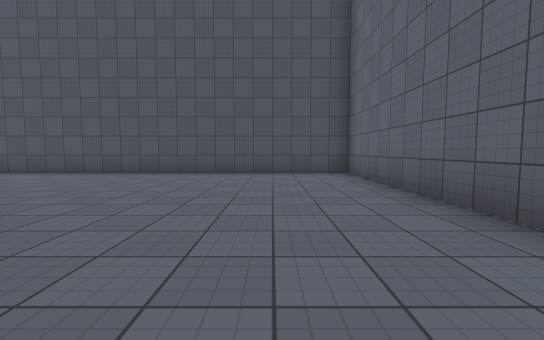
[1] (above)

24 first-person views from a walk through a Unity game level. The camera is 1.2 m above the floor, tilts 4° down and sees 90° across. The floor is counted in squares, 2 m on a side. Each view is taken from the middle of a square. On the plan, view 1 faces up. The plan holds only what a view shows up to about 9 squares ahead; the rest is blank. The place goes on beyond the plan. Surface patterns are stand-ins for the level's own textures.

[2]
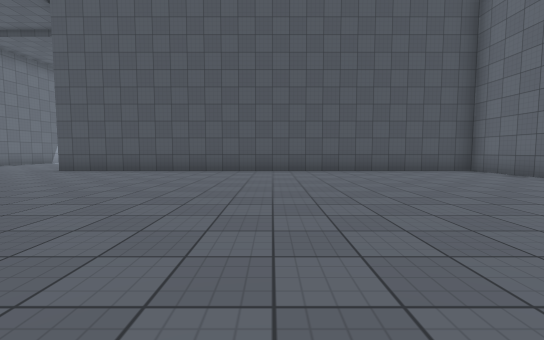

[3]
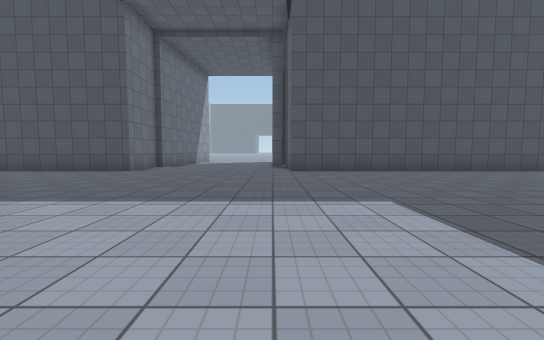

[4]
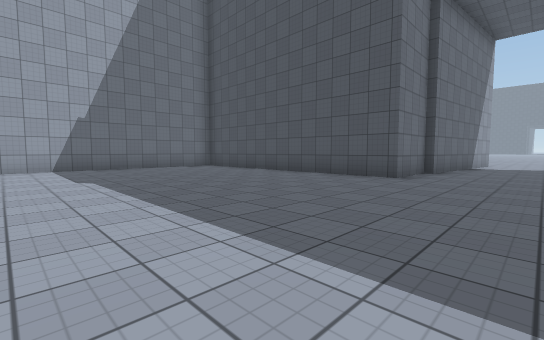

[5]
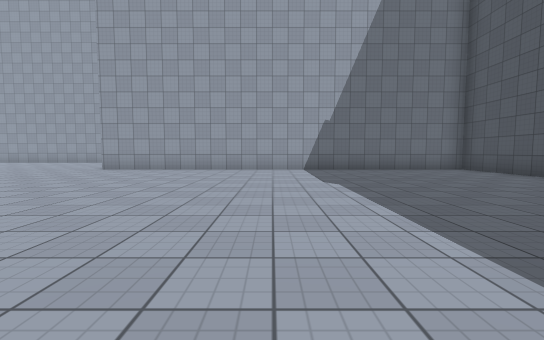

[6]
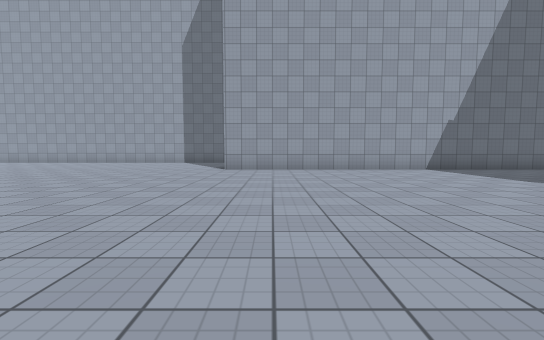

[7]
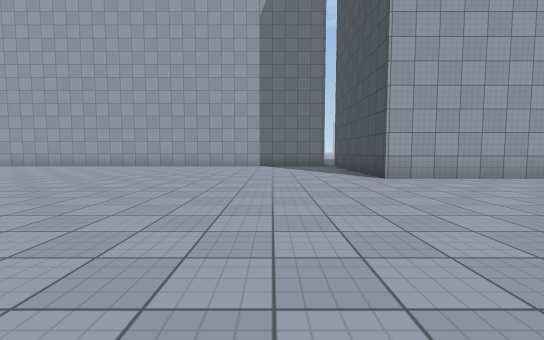

[8]
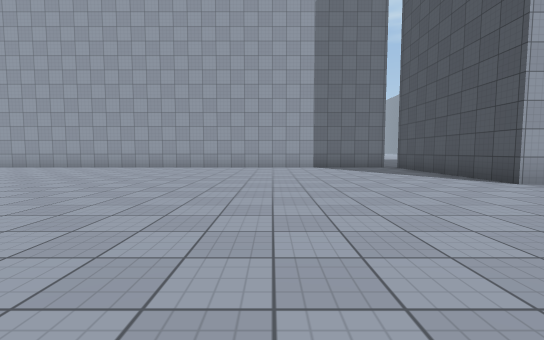

[9]
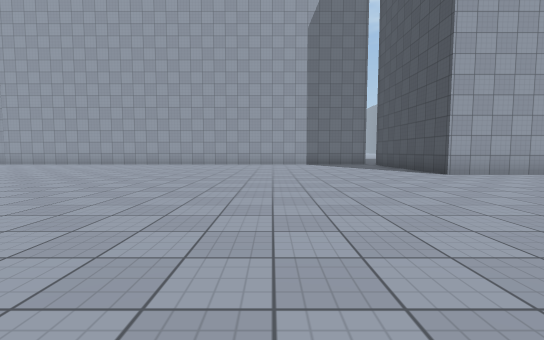

[10]
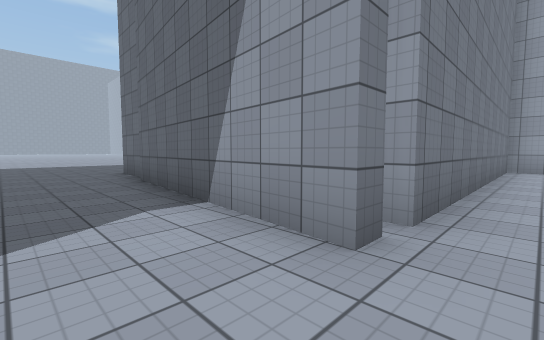

[11]
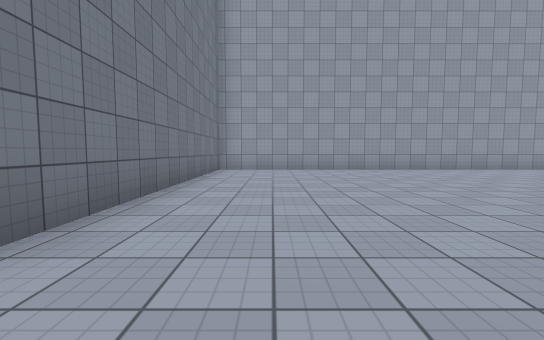

[12]
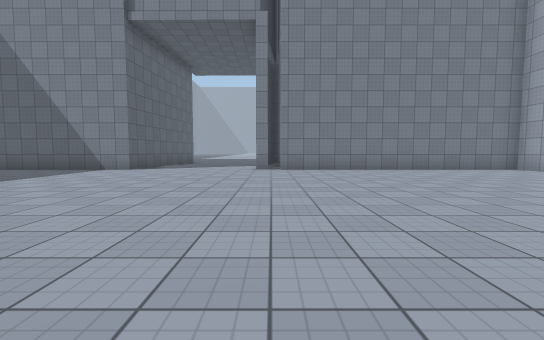

[13]
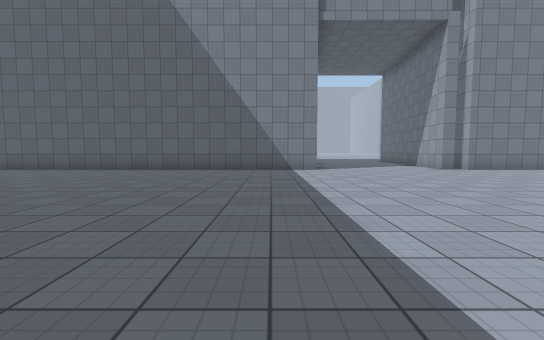

[14]
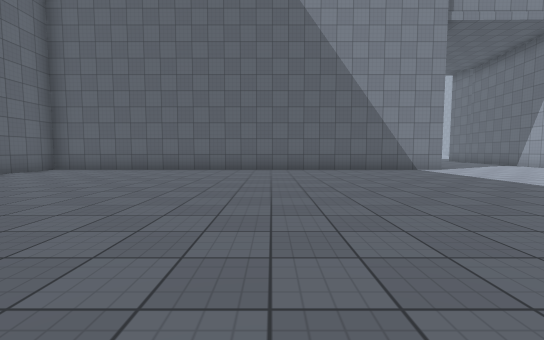

[15]
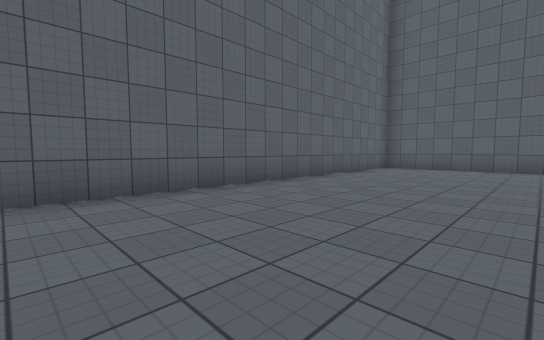

[16]
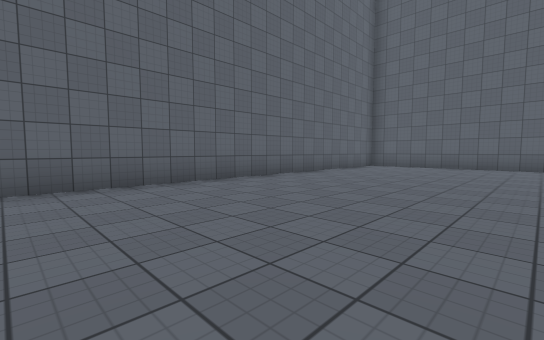

[17]
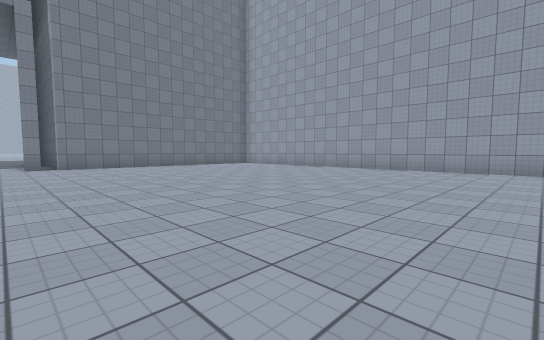

[18]
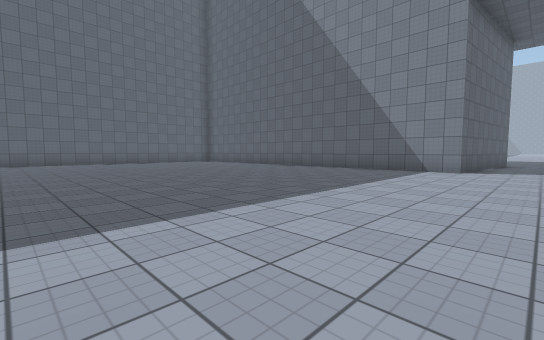

[19]
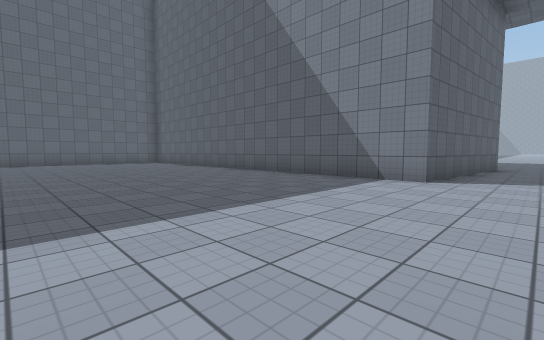

[20]
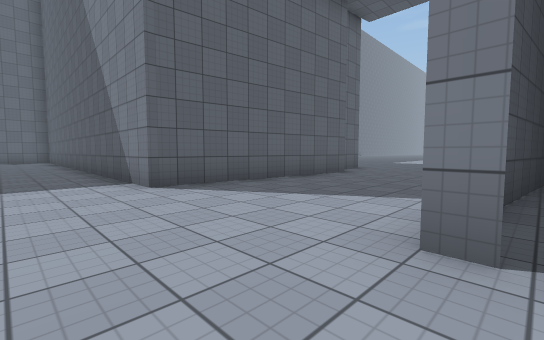

[21]
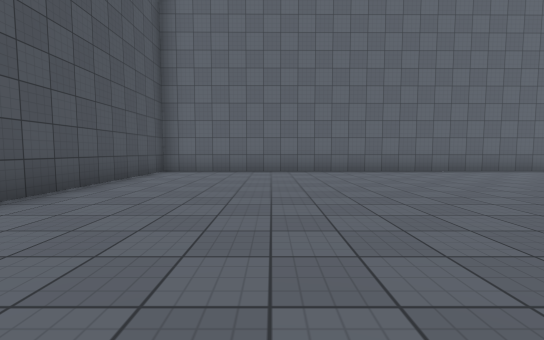

[22]
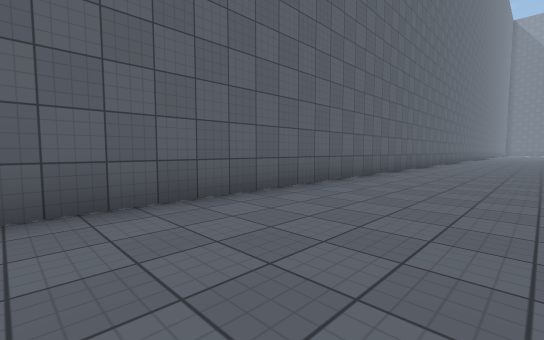

[23]
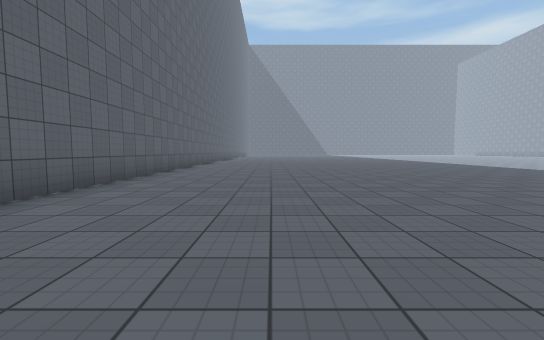

[24]
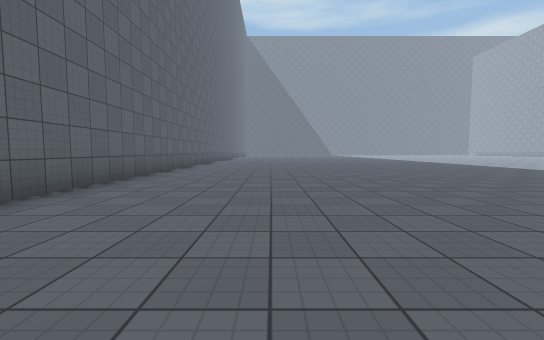

### Floor plan
Points are (right, up) in squares from view 1. A wall is a line through its corners. A room is listed if a view was taken in it or the views show most of it. See-through windows are left out.
Room 1 (views 1, 2, 3, 4, 5, 6, 7, 8, 9, 21, 22, 23, 24)
walls: (-11, 9) (-10.7, 11.4); (-15.3, 9.1) (-15.3, 7.2) (-22.9, 7.2) (-22.9, -4.5) (-27, -4.5); (2.2, -15.1) (2, 7.2) (-10.4, 7.2) (-10.4, 8.1); (-14.7, 12.6) (-15.1, 9)
ways out: opening at (-13, 12.7) to room 2
Room 2 (views 10, 11, 12, 13, 14, 15, 16, 17, 18, 19, 20)
walls: (-14.9, 14.3) (-14.5, 14.3) (-14.7, 12.6); (-10.7, 11.4) (-10.4, 14.3) (2, 14.3) (1.9, 25.1); (-22.9, 25.1) (-22.9, 14.3) (-15.3, 14.3) (-15.3, 13.5)
ways out: opening at (-13, 12.7) to room 1

Positions as (right, up) in squares from view 1, and headings:
1: (0, 0), facing up
2: (-4, -1), facing up
3: (-11, -1), facing up
4: (-13, 1), facing up-left
5: (-14, 1), facing left
6: (-14, -3), facing left
7: (-17, -7), facing left
8: (-18, -9), facing left
9: (-16, -9), facing left
10: (-13, 15), facing down-left
11: (-14, 16), facing left
12: (-15, 23), facing down
13: (-9, 23), facing down
14: (-5, 23), facing down
15: (-2, 24), facing down-right
16: (-3, 25), facing down-right
17: (-14, 25), facing down-left
18: (-12, 23), facing down-right
19: (-12, 20), facing down-right
20: (-15, 16), facing down-right
21: (-6, 4), facing right
22: (-1, 0), facing down-right
23: (-1, -3), facing down
24: (-1, -6), facing down
